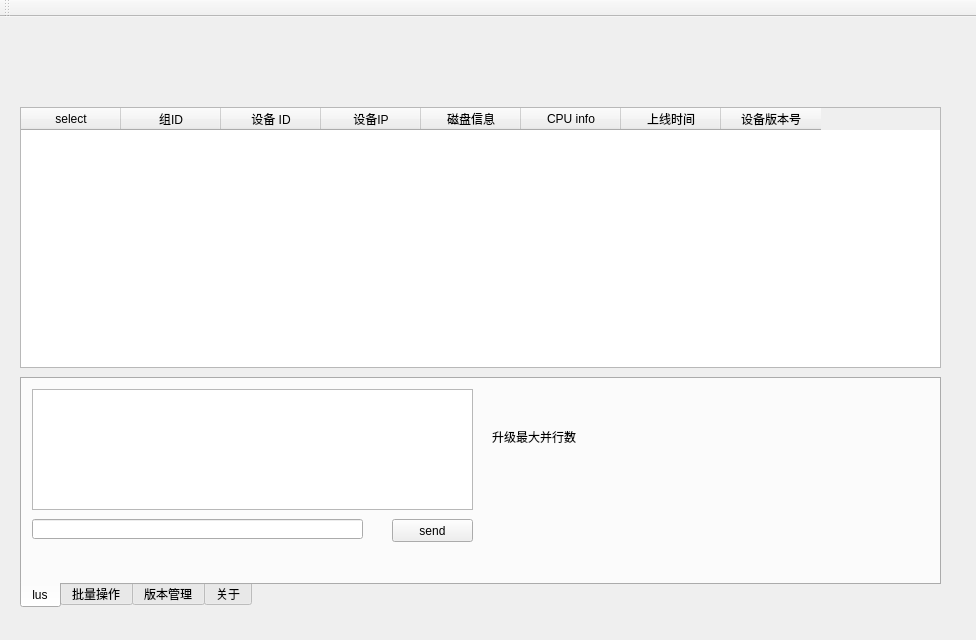
<?xml version="1.0" encoding="UTF-8"?>
<ui version="4.0">
 <class>MainWindow</class>
 <widget class="QMainWindow" name="MainWindow">
  <property name="geometry">
   <rect>
    <x>0</x>
    <y>0</y>
    <width>976</width>
    <height>640</height>
   </rect>
  </property>
  <property name="windowTitle">
   <string>Linux终端设备群管理系统</string>
  </property>
  <widget class="QWidget" name="centralWidget">
   <widget class="QTableWidget" name="tableWidget">
    <property name="geometry">
     <rect>
      <x>20</x>
      <y>90</y>
      <width>921</width>
      <height>261</height>
     </rect>
    </property>
    <column>
     <property name="text">
      <string>select</string>
     </property>
    </column>
    <column>
     <property name="text">
      <string>组ID</string>
     </property>
    </column>
    <column>
     <property name="text">
      <string>设备 ID</string>
     </property>
    </column>
    <column>
     <property name="text">
      <string>设备IP</string>
     </property>
    </column>
    <column>
     <property name="text">
      <string>磁盘信息</string>
     </property>
    </column>
    <column>
     <property name="text">
      <string>CPU info</string>
     </property>
    </column>
    <column>
     <property name="text">
      <string>上线时间</string>
     </property>
    </column>
    <column>
     <property name="text">
      <string>设备版本号</string>
     </property>
    </column>
   </widget>
   <widget class="QTabWidget" name="tabWidget">
    <property name="geometry">
     <rect>
      <x>20</x>
      <y>360</y>
      <width>921</width>
      <height>231</height>
     </rect>
    </property>
    <property name="tabPosition">
     <enum>QTabWidget::South</enum>
    </property>
    <property name="currentIndex">
     <number>0</number>
    </property>
    <widget class="QWidget" name="tab">
     <attribute name="title">
      <string>lus</string>
     </attribute>
     <widget class="QTextBrowser" name="textBrowser">
      <property name="geometry">
       <rect>
        <x>10</x>
        <y>10</y>
        <width>441</width>
        <height>121</height>
       </rect>
      </property>
     </widget>
     <widget class="QLineEdit" name="lineEdit">
      <property name="geometry">
       <rect>
        <x>10</x>
        <y>140</y>
        <width>331</width>
        <height>20</height>
       </rect>
      </property>
     </widget>
     <widget class="QPushButton" name="pushButton">
      <property name="geometry">
       <rect>
        <x>370</x>
        <y>140</y>
        <width>81</width>
        <height>23</height>
       </rect>
      </property>
      <property name="text">
       <string>send</string>
      </property>
     </widget>
     <widget class="QWidget" name="layoutWidget">
      <property name="geometry">
       <rect>
        <x>470</x>
        <y>20</y>
        <width>101</width>
        <height>20</height>
       </rect>
      </property>
      <layout class="QHBoxLayout" name="horizontalLayout">
       <item>
        <widget class="QLabel" name="label_2">
         <property name="text">
          <string>在线设备数</string>
         </property>
        </widget>
       </item>
       <item>
        <widget class="QLabel" name="label_user_num">
         <property name="text">
          <string>0</string>
         </property>
        </widget>
       </item>
      </layout>
     </widget>
     <widget class="QLabel" name="label">
      <property name="geometry">
       <rect>
        <x>470</x>
        <y>50</y>
        <width>101</width>
        <height>16</height>
       </rect>
      </property>
      <property name="text">
       <string>升级最大并行数</string>
      </property>
     </widget>
    </widget>
    <widget class="QWidget" name="tab_3">
     <attribute name="title">
      <string>批量操作</string>
     </attribute>
    </widget>
    <widget class="QWidget" name="tab_4">
     <attribute name="title">
      <string>版本管理</string>
     </attribute>
     <widget class="QListView" name="listView">
      <property name="geometry">
       <rect>
        <x>10</x>
        <y>10</y>
        <width>201</width>
        <height>192</height>
       </rect>
      </property>
     </widget>
     <widget class="QGroupBox" name="groupBox">
      <property name="geometry">
       <rect>
        <x>230</x>
        <y>20</y>
        <width>291</width>
        <height>161</height>
       </rect>
      </property>
      <property name="title">
       <string>发布新版本</string>
      </property>
      <widget class="QPushButton" name="pushButton_2">
       <property name="geometry">
        <rect>
         <x>190</x>
         <y>120</y>
         <width>75</width>
         <height>23</height>
        </rect>
       </property>
       <property name="text">
        <string>发布新版本</string>
       </property>
      </widget>
      <widget class="QComboBox" name="comboBox">
       <property name="geometry">
        <rect>
         <x>70</x>
         <y>30</y>
         <width>81</width>
         <height>22</height>
        </rect>
       </property>
      </widget>
      <widget class="QLineEdit" name="lineEdit_2">
       <property name="geometry">
        <rect>
         <x>70</x>
         <y>60</y>
         <width>81</width>
         <height>20</height>
        </rect>
       </property>
      </widget>
      <widget class="QLabel" name="label_3">
       <property name="geometry">
        <rect>
         <x>10</x>
         <y>30</y>
         <width>54</width>
         <height>12</height>
        </rect>
       </property>
       <property name="text">
        <string>发布到组</string>
       </property>
      </widget>
      <widget class="QLabel" name="label_4">
       <property name="geometry">
        <rect>
         <x>10</x>
         <y>60</y>
         <width>54</width>
         <height>12</height>
        </rect>
       </property>
       <property name="text">
        <string>版本号</string>
       </property>
      </widget>
     </widget>
    </widget>
    <widget class="QWidget" name="tab_2">
     <attribute name="title">
      <string>关于</string>
     </attribute>
    </widget>
   </widget>
  </widget>
  <widget class="QMenuBar" name="menuBar">
   <property name="geometry">
    <rect>
     <x>0</x>
     <y>0</y>
     <width>976</width>
     <height>23</height>
    </rect>
   </property>
  </widget>
  <widget class="QToolBar" name="mainToolBar">
   <attribute name="toolBarArea">
    <enum>TopToolBarArea</enum>
   </attribute>
   <attribute name="toolBarBreak">
    <bool>false</bool>
   </attribute>
  </widget>
 </widget>
 <layoutdefault spacing="6" margin="11"/>
 <resources/>
 <connections/>
</ui>
